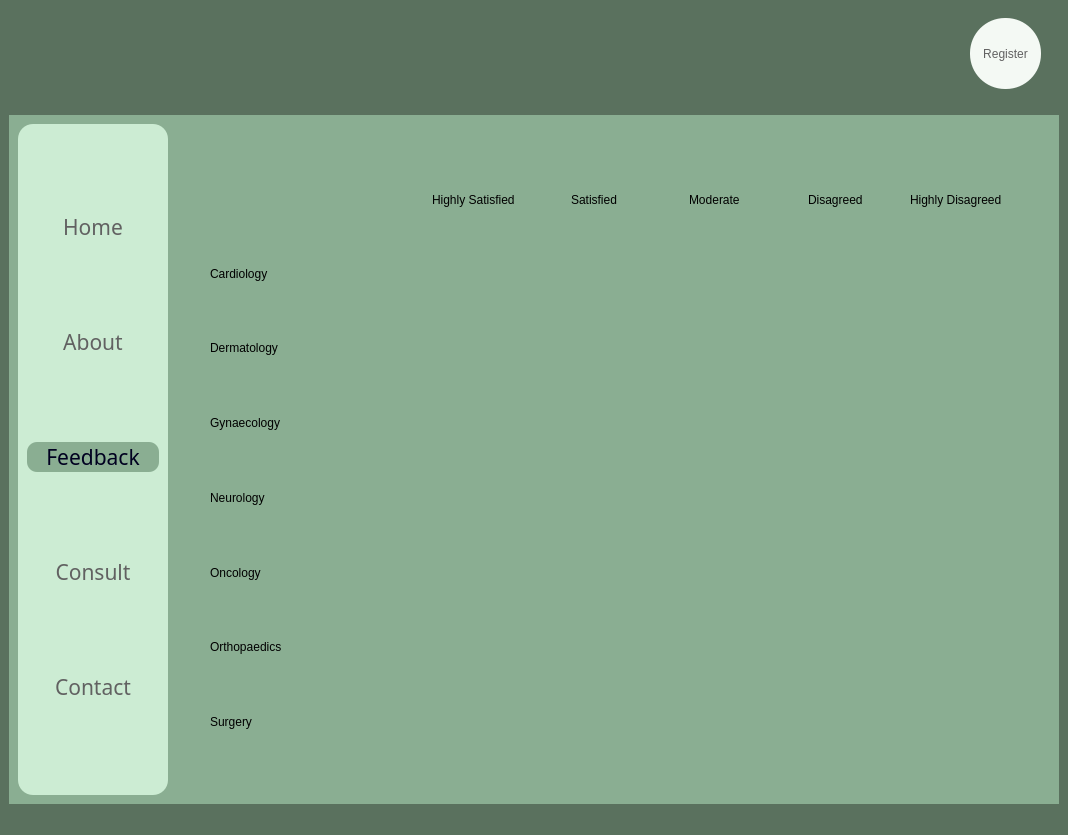
<?xml version="1.0" encoding="UTF-8"?>
<ui version="4.0">
 <class>MainWindow</class>
 <widget class="QMainWindow" name="MainWindow">
  <property name="geometry">
   <rect>
    <x>0</x>
    <y>0</y>
    <width>1068</width>
    <height>835</height>
   </rect>
  </property>
  <property name="windowTitle">
   <string>MainWindow</string>
  </property>
  <property name="styleSheet">
   <string notr="true">background-color:rgb(90, 113, 94);
border:None;</string>
  </property>
  <widget class="QWidget" name="centralwidget">
   <property name="styleSheet">
    <string notr="true">border:None;</string>
   </property>
   <layout class="QVBoxLayout" name="verticalLayout_2">
    <item>
     <widget class="QFrame" name="frame">
      <property name="minimumSize">
       <size>
        <width>0</width>
        <height>100</height>
       </size>
      </property>
      <property name="maximumSize">
       <size>
        <width>16777215</width>
        <height>100</height>
       </size>
      </property>
      <property name="styleSheet">
       <string notr="true">background:transparent;
border:None;</string>
      </property>
      <property name="frameShape">
       <enum>QFrame::StyledPanel</enum>
      </property>
      <property name="frameShadow">
       <enum>QFrame::Raised</enum>
      </property>
      <layout class="QHBoxLayout" name="horizontalLayout_2">
       <item>
        <widget class="QFrame" name="frame_5">
         <property name="frameShape">
          <enum>QFrame::StyledPanel</enum>
         </property>
         <property name="frameShadow">
          <enum>QFrame::Raised</enum>
         </property>
         <layout class="QHBoxLayout" name="horizontalLayout_3">
          <item>
           <widget class="QFrame" name="frame_7">
            <property name="frameShape">
             <enum>QFrame::StyledPanel</enum>
            </property>
            <property name="frameShadow">
             <enum>QFrame::Raised</enum>
            </property>
            <widget class="QPushButton" name="pushButton_14">
             <property name="geometry">
              <rect>
               <x>0</x>
               <y>0</y>
               <width>81</width>
               <height>61</height>
              </rect>
             </property>
             <property name="styleSheet">
              <string notr="true">image: url(Media/Wix Logo Maker - Google Chrome 26-08-2022 16_51_23.png);</string>
             </property>
             <property name="text">
              <string/>
             </property>
            </widget>
           </widget>
          </item>
          <item>
           <widget class="QFrame" name="frame_8">
            <property name="maximumSize">
             <size>
              <width>100</width>
              <height>16777215</height>
             </size>
            </property>
            <property name="frameShape">
             <enum>QFrame::StyledPanel</enum>
            </property>
            <property name="frameShadow">
             <enum>QFrame::Raised</enum>
            </property>
            <widget class="QPushButton" name="pushButton_2">
             <property name="geometry">
              <rect>
               <x>30</x>
               <y>10</y>
               <width>41</width>
               <height>41</height>
              </rect>
             </property>
             <property name="cursor">
              <cursorShape>PointingHandCursor</cursorShape>
             </property>
             <property name="styleSheet">
              <string notr="true">QPushButton{
image: url(Media/notification (2).png);
}

QPushButton:hover{
	image: url(Media/notification.png);
}

QPushButton:pressed{
	image: url(Media/notification (1).png);
}</string>
             </property>
             <property name="text">
              <string/>
             </property>
            </widget>
           </widget>
          </item>
         </layout>
        </widget>
       </item>
       <item>
        <widget class="QFrame" name="frame_6">
         <property name="maximumSize">
          <size>
           <width>100</width>
           <height>16777215</height>
          </size>
         </property>
         <property name="frameShape">
          <enum>QFrame::StyledPanel</enum>
         </property>
         <property name="frameShadow">
          <enum>QFrame::Raised</enum>
         </property>
         <widget class="QPushButton" name="Register_button">
          <property name="geometry">
           <rect>
            <x>20</x>
            <y>0</y>
            <width>71</width>
            <height>71</height>
           </rect>
          </property>
          <property name="cursor">
           <cursorShape>PointingHandCursor</cursorShape>
          </property>
          <property name="styleSheet">
           <string notr="true">color:rgb(97, 97, 97);
background-color: rgb(244, 249, 244);
border-radius:35px;</string>
          </property>
          <property name="text">
           <string>Register</string>
          </property>
         </widget>
        </widget>
       </item>
      </layout>
     </widget>
    </item>
    <item>
     <widget class="QFrame" name="frame_2">
      <property name="styleSheet">
       <string notr="true">/*background-color: qlineargradient(spread:pad, x1:0, y1:0, x2:1, y2:0, stop:0 rgba(0, 179, 255, 255), stop:1 rgba(255, 255, 255, 255));*/

background-color: rgb(138, 174, 146);</string>
      </property>
      <property name="frameShape">
       <enum>QFrame::StyledPanel</enum>
      </property>
      <property name="frameShadow">
       <enum>QFrame::Raised</enum>
      </property>
      <layout class="QHBoxLayout" name="horizontalLayout">
       <item>
        <widget class="QFrame" name="frame_3">
         <property name="minimumSize">
          <size>
           <width>150</width>
           <height>0</height>
          </size>
         </property>
         <property name="maximumSize">
          <size>
           <width>100</width>
           <height>16777215</height>
          </size>
         </property>
         <property name="styleSheet">
          <string notr="true">background-color:rgb(204, 236, 211);
border-radius:15px;</string>
         </property>
         <property name="frameShape">
          <enum>QFrame::StyledPanel</enum>
         </property>
         <property name="frameShadow">
          <enum>QFrame::Raised</enum>
         </property>
         <layout class="QVBoxLayout" name="verticalLayout">
          <item>
           <widget class="QPushButton" name="Home_Button">
            <property name="font">
             <font>
              <family>Javanese Text</family>
              <pointsize>16</pointsize>
              <bold>false</bold>
             </font>
            </property>
            <property name="cursor">
             <cursorShape>PointingHandCursor</cursorShape>
            </property>
            <property name="styleSheet">
             <string notr="true">QPushButton{
color: rgb(97, 97, 97);
border-radius:10px;
}

QPushButton:hover{
background-color: rgb(220, 255, 228);
	/*color: rgb(255, 255, 255);*/
	font: 700 16pt &quot;Constantia&quot;;
}


</string>
            </property>
            <property name="text">
             <string>Home</string>
            </property>
           </widget>
          </item>
          <item>
           <widget class="QPushButton" name="About_Button">
            <property name="font">
             <font>
              <family>Javanese Text</family>
              <pointsize>16</pointsize>
              <bold>false</bold>
             </font>
            </property>
            <property name="cursor">
             <cursorShape>PointingHandCursor</cursorShape>
            </property>
            <property name="styleSheet">
             <string notr="true">QPushButton{
color: rgb(97, 97, 97);
border-radius:10px;
}

QPushButton:hover{
background-color: rgb(220, 255, 228);
	/*color: rgb(255, 255, 255);*/
	font: 700 16pt &quot;Constantia&quot;;
}


</string>
            </property>
            <property name="text">
             <string>About</string>
            </property>
           </widget>
          </item>
          <item>
           <widget class="QPushButton" name="Feedback_button">
            <property name="font">
             <font>
              <family>Javanese Text</family>
              <pointsize>16</pointsize>
              <bold>false</bold>
             </font>
            </property>
            <property name="cursor">
             <cursorShape>PointingHandCursor</cursorShape>
            </property>
            <property name="styleSheet">
             <string notr="true">QPushButton{
	color: rgb(0, 0, 32);
	border-radius:10px;
	background-color: rgb(138, 174, 146);
}</string>
            </property>
            <property name="text">
             <string>Feedback</string>
            </property>
           </widget>
          </item>
          <item>
           <widget class="QPushButton" name="Consult_Button">
            <property name="font">
             <font>
              <family>Javanese Text</family>
              <pointsize>16</pointsize>
              <bold>false</bold>
             </font>
            </property>
            <property name="cursor">
             <cursorShape>PointingHandCursor</cursorShape>
            </property>
            <property name="styleSheet">
             <string notr="true">QPushButton{
color: rgb(97, 97, 97);
border-radius:10px;
}

QPushButton:hover{
background-color: rgb(220, 255, 228);
	/*color: rgb(255, 255, 255);*/
	font: 700 16pt &quot;Constantia&quot;;
}


</string>
            </property>
            <property name="text">
             <string>Consult</string>
            </property>
           </widget>
          </item>
          <item>
           <widget class="QPushButton" name="Contact_button">
            <property name="font">
             <font>
              <family>Javanese Text</family>
              <pointsize>16</pointsize>
              <bold>false</bold>
             </font>
            </property>
            <property name="cursor">
             <cursorShape>PointingHandCursor</cursorShape>
            </property>
            <property name="styleSheet">
             <string notr="true">QPushButton{
color: rgb(97, 97, 97);
border-radius:10px;
}

QPushButton:hover{
background-color: rgb(220, 255, 228);
	/*color: rgb(255, 255, 255);*/
	font: 700 16pt &quot;Constantia&quot;;
}


</string>
            </property>
            <property name="text">
             <string>Contact</string>
            </property>
           </widget>
          </item>
         </layout>
        </widget>
       </item>
       <item>
        <widget class="QFrame" name="frame_4">
         <property name="styleSheet">
          <string notr="true">background:transparent;</string>
         </property>
         <property name="frameShape">
          <enum>QFrame::StyledPanel</enum>
         </property>
         <property name="frameShadow">
          <enum>QFrame::Raised</enum>
         </property>
         <layout class="QVBoxLayout" name="verticalLayout_3">
          <item>
           <widget class="QScrollArea" name="scrollArea">
            <property name="widgetResizable">
             <bool>true</bool>
            </property>
            <widget class="QWidget" name="scrollAreaWidgetContents">
             <property name="geometry">
              <rect>
               <x>0</x>
               <y>0</y>
               <width>858</width>
               <height>654</height>
              </rect>
             </property>
             <layout class="QVBoxLayout" name="verticalLayout_4">
              <item>
               <widget class="QFrame" name="frame_10">
                <property name="frameShape">
                 <enum>QFrame::StyledPanel</enum>
                </property>
                <property name="frameShadow">
                 <enum>QFrame::Raised</enum>
                </property>
                <layout class="QHBoxLayout" name="horizontalLayout_11">
                 <item>
                  <widget class="QFrame" name="frame_17">
                   <property name="maximumSize">
                    <size>
                     <width>200</width>
                     <height>16777215</height>
                    </size>
                   </property>
                   <property name="frameShape">
                    <enum>QFrame::StyledPanel</enum>
                   </property>
                   <property name="frameShadow">
                    <enum>QFrame::Raised</enum>
                   </property>
                   <layout class="QVBoxLayout" name="verticalLayout_6">
                    <property name="spacing">
                     <number>0</number>
                    </property>
                    <property name="topMargin">
                     <number>10</number>
                    </property>
                    <item>
                     <widget class="QFrame" name="frame_20">
                      <property name="frameShape">
                       <enum>QFrame::StyledPanel</enum>
                      </property>
                      <property name="frameShadow">
                       <enum>QFrame::Raised</enum>
                      </property>
                     </widget>
                    </item>
                    <item>
                     <widget class="QLabel" name="label_2">
                      <property name="text">
                       <string>Cardiology</string>
                      </property>
                     </widget>
                    </item>
                    <item>
                     <widget class="QLabel" name="label_5">
                      <property name="text">
                       <string>Dermatology</string>
                      </property>
                     </widget>
                    </item>
                    <item>
                     <widget class="QLabel" name="label_4">
                      <property name="text">
                       <string>Gynaecology</string>
                      </property>
                     </widget>
                    </item>
                    <item>
                     <widget class="QLabel" name="label_3">
                      <property name="text">
                       <string>Neurology</string>
                      </property>
                     </widget>
                    </item>
                    <item>
                     <widget class="QLabel" name="label_7">
                      <property name="text">
                       <string>Oncology</string>
                      </property>
                     </widget>
                    </item>
                    <item>
                     <widget class="QLabel" name="label_6">
                      <property name="text">
                       <string>Orthopaedics</string>
                      </property>
                     </widget>
                    </item>
                    <item>
                     <widget class="QLabel" name="label_13">
                      <property name="text">
                       <string>Surgery</string>
                      </property>
                     </widget>
                    </item>
                   </layout>
                  </widget>
                 </item>
                 <item>
                  <widget class="QFrame" name="frame_18">
                   <property name="frameShape">
                    <enum>QFrame::StyledPanel</enum>
                   </property>
                   <property name="frameShadow">
                    <enum>QFrame::Raised</enum>
                   </property>
                   <layout class="QHBoxLayout" name="horizontalLayout_4">
                    <item>
                     <widget class="QFrame" name="frame_9">
                      <property name="frameShape">
                       <enum>QFrame::StyledPanel</enum>
                      </property>
                      <property name="frameShadow">
                       <enum>QFrame::Raised</enum>
                      </property>
                      <layout class="QVBoxLayout" name="verticalLayout_5">
                       <property name="spacing">
                        <number>30</number>
                       </property>
                       <property name="topMargin">
                        <number>0</number>
                       </property>
                       <property name="bottomMargin">
                        <number>0</number>
                       </property>
                       <item alignment="Qt::AlignHCenter">
                        <widget class="QLabel" name="label_14">
                         <property name="maximumSize">
                          <size>
                           <width>16777215</width>
                           <height>20</height>
                          </size>
                         </property>
                         <property name="text">
                          <string>Highly Satisfied</string>
                         </property>
                        </widget>
                       </item>
                       <item alignment="Qt::AlignHCenter">
                        <widget class="QRadioButton" name="radioButton_37">
                         <property name="text">
                          <string/>
                         </property>
                        </widget>
                       </item>
                       <item alignment="Qt::AlignHCenter">
                        <widget class="QRadioButton" name="radioButton_36">
                         <property name="text">
                          <string/>
                         </property>
                        </widget>
                       </item>
                       <item alignment="Qt::AlignHCenter">
                        <widget class="QRadioButton" name="radioButton">
                         <property name="text">
                          <string/>
                         </property>
                        </widget>
                       </item>
                       <item alignment="Qt::AlignHCenter">
                        <widget class="QRadioButton" name="radioButton_2">
                         <property name="text">
                          <string/>
                         </property>
                        </widget>
                       </item>
                       <item alignment="Qt::AlignHCenter">
                        <widget class="QRadioButton" name="radioButton_3">
                         <property name="text">
                          <string/>
                         </property>
                        </widget>
                       </item>
                       <item alignment="Qt::AlignHCenter">
                        <widget class="QRadioButton" name="radioButton_4">
                         <property name="text">
                          <string/>
                         </property>
                        </widget>
                       </item>
                       <item alignment="Qt::AlignHCenter">
                        <widget class="QRadioButton" name="radioButton_5">
                         <property name="text">
                          <string/>
                         </property>
                        </widget>
                       </item>
                      </layout>
                     </widget>
                    </item>
                    <item>
                     <widget class="QFrame" name="frame_11">
                      <property name="frameShape">
                       <enum>QFrame::StyledPanel</enum>
                      </property>
                      <property name="frameShadow">
                       <enum>QFrame::Raised</enum>
                      </property>
                      <layout class="QVBoxLayout" name="verticalLayout_7">
                       <property name="spacing">
                        <number>30</number>
                       </property>
                       <property name="topMargin">
                        <number>0</number>
                       </property>
                       <property name="bottomMargin">
                        <number>0</number>
                       </property>
                       <item alignment="Qt::AlignHCenter">
                        <widget class="QLabel" name="label_15">
                         <property name="maximumSize">
                          <size>
                           <width>16777215</width>
                           <height>20</height>
                          </size>
                         </property>
                         <property name="text">
                          <string>Satisfied</string>
                         </property>
                        </widget>
                       </item>
                       <item alignment="Qt::AlignHCenter">
                        <widget class="QRadioButton" name="radioButton_38">
                         <property name="text">
                          <string/>
                         </property>
                        </widget>
                       </item>
                       <item alignment="Qt::AlignHCenter">
                        <widget class="QRadioButton" name="radioButton_39">
                         <property name="text">
                          <string/>
                         </property>
                        </widget>
                       </item>
                       <item alignment="Qt::AlignHCenter">
                        <widget class="QRadioButton" name="radioButton_6">
                         <property name="text">
                          <string/>
                         </property>
                        </widget>
                       </item>
                       <item alignment="Qt::AlignHCenter">
                        <widget class="QRadioButton" name="radioButton_7">
                         <property name="text">
                          <string/>
                         </property>
                        </widget>
                       </item>
                       <item alignment="Qt::AlignHCenter">
                        <widget class="QRadioButton" name="radioButton_8">
                         <property name="text">
                          <string/>
                         </property>
                        </widget>
                       </item>
                       <item alignment="Qt::AlignHCenter">
                        <widget class="QRadioButton" name="radioButton_9">
                         <property name="text">
                          <string/>
                         </property>
                        </widget>
                       </item>
                       <item alignment="Qt::AlignHCenter">
                        <widget class="QRadioButton" name="radioButton_10">
                         <property name="text">
                          <string/>
                         </property>
                        </widget>
                       </item>
                      </layout>
                     </widget>
                    </item>
                    <item>
                     <widget class="QFrame" name="frame_14">
                      <property name="frameShape">
                       <enum>QFrame::StyledPanel</enum>
                      </property>
                      <property name="frameShadow">
                       <enum>QFrame::Raised</enum>
                      </property>
                      <layout class="QVBoxLayout" name="verticalLayout_10">
                       <property name="spacing">
                        <number>30</number>
                       </property>
                       <property name="topMargin">
                        <number>0</number>
                       </property>
                       <property name="bottomMargin">
                        <number>0</number>
                       </property>
                       <item alignment="Qt::AlignHCenter">
                        <widget class="QLabel" name="label_18">
                         <property name="maximumSize">
                          <size>
                           <width>16777215</width>
                           <height>20</height>
                          </size>
                         </property>
                         <property name="text">
                          <string>Moderate</string>
                         </property>
                        </widget>
                       </item>
                       <item alignment="Qt::AlignHCenter">
                        <widget class="QRadioButton" name="radioButton_44">
                         <property name="text">
                          <string/>
                         </property>
                        </widget>
                       </item>
                       <item alignment="Qt::AlignHCenter">
                        <widget class="QRadioButton" name="radioButton_45">
                         <property name="text">
                          <string/>
                         </property>
                        </widget>
                       </item>
                       <item alignment="Qt::AlignHCenter">
                        <widget class="QRadioButton" name="radioButton_21">
                         <property name="text">
                          <string/>
                         </property>
                        </widget>
                       </item>
                       <item alignment="Qt::AlignHCenter">
                        <widget class="QRadioButton" name="radioButton_22">
                         <property name="text">
                          <string/>
                         </property>
                        </widget>
                       </item>
                       <item alignment="Qt::AlignHCenter">
                        <widget class="QRadioButton" name="radioButton_23">
                         <property name="text">
                          <string/>
                         </property>
                        </widget>
                       </item>
                       <item alignment="Qt::AlignHCenter">
                        <widget class="QRadioButton" name="radioButton_24">
                         <property name="text">
                          <string/>
                         </property>
                        </widget>
                       </item>
                       <item alignment="Qt::AlignHCenter">
                        <widget class="QRadioButton" name="radioButton_25">
                         <property name="text">
                          <string/>
                         </property>
                        </widget>
                       </item>
                      </layout>
                     </widget>
                    </item>
                    <item>
                     <widget class="QFrame" name="frame_13">
                      <property name="frameShape">
                       <enum>QFrame::StyledPanel</enum>
                      </property>
                      <property name="frameShadow">
                       <enum>QFrame::Raised</enum>
                      </property>
                      <layout class="QVBoxLayout" name="verticalLayout_9">
                       <property name="spacing">
                        <number>30</number>
                       </property>
                       <property name="topMargin">
                        <number>0</number>
                       </property>
                       <property name="bottomMargin">
                        <number>0</number>
                       </property>
                       <item alignment="Qt::AlignHCenter">
                        <widget class="QLabel" name="label_17">
                         <property name="maximumSize">
                          <size>
                           <width>16777215</width>
                           <height>20</height>
                          </size>
                         </property>
                         <property name="text">
                          <string>Disagreed</string>
                         </property>
                        </widget>
                       </item>
                       <item alignment="Qt::AlignHCenter">
                        <widget class="QRadioButton" name="radioButton_42">
                         <property name="text">
                          <string/>
                         </property>
                        </widget>
                       </item>
                       <item alignment="Qt::AlignHCenter">
                        <widget class="QRadioButton" name="radioButton_43">
                         <property name="text">
                          <string/>
                         </property>
                        </widget>
                       </item>
                       <item alignment="Qt::AlignHCenter">
                        <widget class="QRadioButton" name="radioButton_16">
                         <property name="text">
                          <string/>
                         </property>
                        </widget>
                       </item>
                       <item alignment="Qt::AlignHCenter">
                        <widget class="QRadioButton" name="radioButton_17">
                         <property name="text">
                          <string/>
                         </property>
                        </widget>
                       </item>
                       <item alignment="Qt::AlignHCenter">
                        <widget class="QRadioButton" name="radioButton_18">
                         <property name="text">
                          <string/>
                         </property>
                        </widget>
                       </item>
                       <item alignment="Qt::AlignHCenter">
                        <widget class="QRadioButton" name="radioButton_19">
                         <property name="text">
                          <string/>
                         </property>
                        </widget>
                       </item>
                       <item alignment="Qt::AlignHCenter">
                        <widget class="QRadioButton" name="radioButton_20">
                         <property name="text">
                          <string/>
                         </property>
                        </widget>
                       </item>
                      </layout>
                     </widget>
                    </item>
                    <item>
                     <widget class="QFrame" name="frame_12">
                      <property name="frameShape">
                       <enum>QFrame::StyledPanel</enum>
                      </property>
                      <property name="frameShadow">
                       <enum>QFrame::Raised</enum>
                      </property>
                      <layout class="QVBoxLayout" name="verticalLayout_8">
                       <property name="spacing">
                        <number>30</number>
                       </property>
                       <property name="topMargin">
                        <number>0</number>
                       </property>
                       <property name="bottomMargin">
                        <number>0</number>
                       </property>
                       <item alignment="Qt::AlignHCenter">
                        <widget class="QLabel" name="label_16">
                         <property name="maximumSize">
                          <size>
                           <width>16777215</width>
                           <height>20</height>
                          </size>
                         </property>
                         <property name="text">
                          <string>Highly Disagreed</string>
                         </property>
                        </widget>
                       </item>
                       <item alignment="Qt::AlignHCenter">
                        <widget class="QRadioButton" name="radioButton_40">
                         <property name="text">
                          <string/>
                         </property>
                        </widget>
                       </item>
                       <item alignment="Qt::AlignHCenter">
                        <widget class="QRadioButton" name="radioButton_41">
                         <property name="text">
                          <string/>
                         </property>
                        </widget>
                       </item>
                       <item alignment="Qt::AlignHCenter">
                        <widget class="QRadioButton" name="radioButton_11">
                         <property name="text">
                          <string/>
                         </property>
                        </widget>
                       </item>
                       <item alignment="Qt::AlignHCenter">
                        <widget class="QRadioButton" name="radioButton_12">
                         <property name="text">
                          <string/>
                         </property>
                        </widget>
                       </item>
                       <item alignment="Qt::AlignHCenter">
                        <widget class="QRadioButton" name="radioButton_13">
                         <property name="text">
                          <string/>
                         </property>
                        </widget>
                       </item>
                       <item alignment="Qt::AlignHCenter">
                        <widget class="QRadioButton" name="radioButton_14">
                         <property name="text">
                          <string/>
                         </property>
                        </widget>
                       </item>
                       <item alignment="Qt::AlignHCenter">
                        <widget class="QRadioButton" name="radioButton_15">
                         <property name="text">
                          <string/>
                         </property>
                        </widget>
                       </item>
                      </layout>
                     </widget>
                    </item>
                   </layout>
                  </widget>
                 </item>
                </layout>
               </widget>
              </item>
             </layout>
            </widget>
           </widget>
          </item>
         </layout>
        </widget>
       </item>
      </layout>
     </widget>
    </item>
   </layout>
  </widget>
  <widget class="QStatusBar" name="statusbar"/>
 </widget>
 <resources>
  <include location="Media/home_page.qrc"/>
 </resources>
 <connections/>
</ui>
